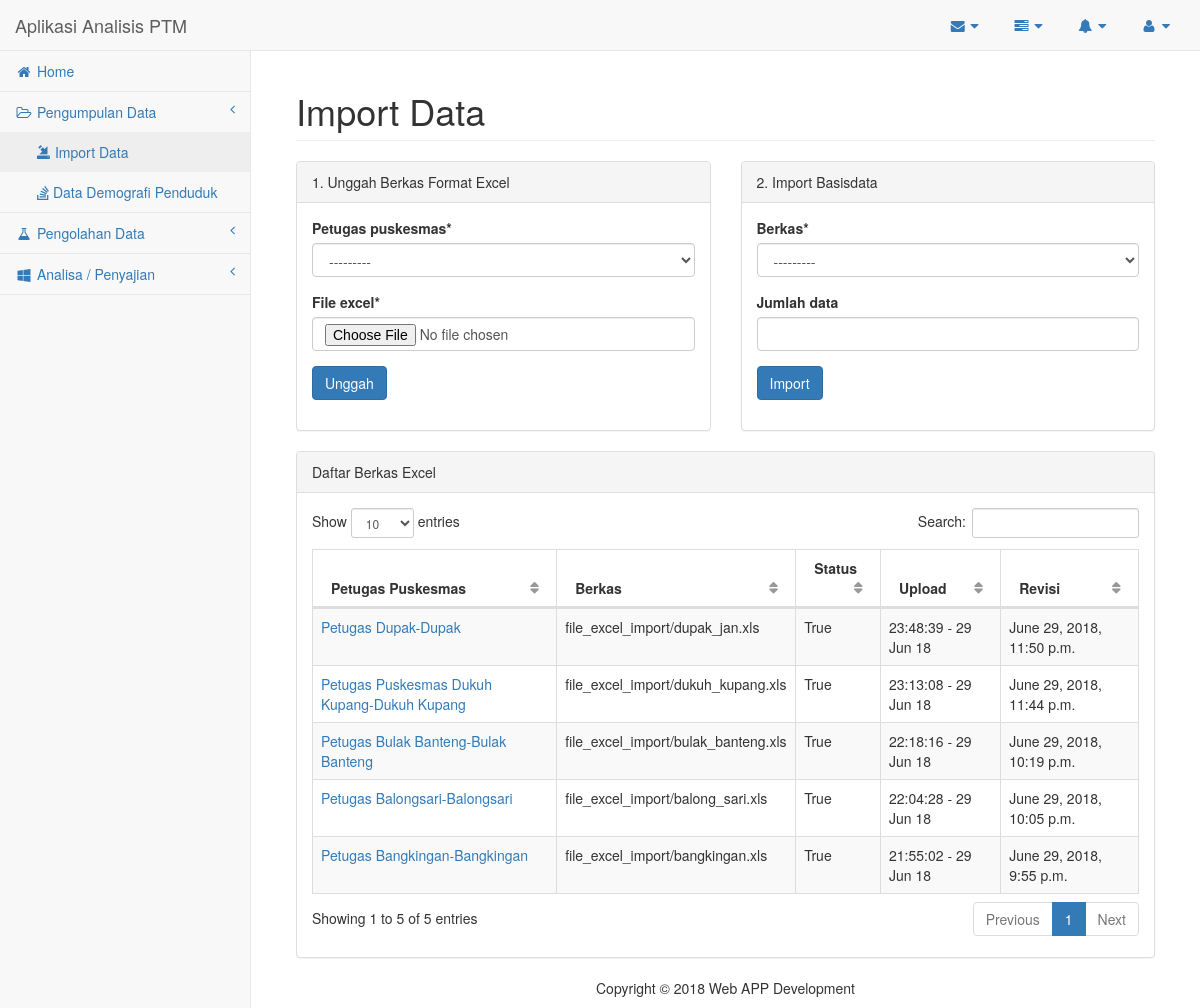
Screenshot of /puskesmas/import/ (signed in) with the database file from the repository.
### puskesmas_app/models.py (models this page shows, shortened)
class DataPemeriksaan(models.Model):
    petugas_puskesmas = models.ForeignKey(PetugasPuskesmas, on_delete=models.CASCADE)
    file_excel = models.FileField(upload_to = 'file_excel_import', unique=True)
    imported_file = models.BooleanField(default=False)
    tanggal_upload = models.DateTimeField(auto_now_add=True, auto_now=False)
    tanggal_revisi = models.DateTimeField(auto_now=True, auto_now_add=False)
    def get_absolute_url(self):
        return reverse('puskesmas_app:data-pemeriksaan-detail',
                       kwargs={'pk': self.pk})

class PetugasPuskesmas(models.Model):
    puskesmas = models.ForeignKey(Puskesmas, on_delete=models.CASCADE,
                                    related_name="puskesmas")
    user_link = models.ForeignKey(User, on_delete=models.CASCADE,
                                    related_name="user_link", null=True)
    nama = models.CharField(max_length=60)
    alamat = models.TextField()
    no_ktp = models.CharField(max_length=30)
    no_hp = models.CharField(max_length=17)
    email = models.EmailField()
    def __str__(self):
        return "{}-{}".format(self.nama, self.puskesmas.nama)

class Puskesmas(models.Model):
    nama = models.CharField(max_length=60)
    kecamatan_kelurahan = models.CharField(max_length=50, choices = KECAMATAN_KELURAHAN_SURABAYA)
    alamat = models.TextField()

### puskesmas_app/views.py (the view, shortened to what this page needs)
# urls.py: path('import/', views.import_data, name='import'),
@login_required
def import_data(request):
    if not request.user.groups.filter(name__in=['puskesmas',]) :
        return HttpResponseForbidden('<h1>403 Forbidden</h1> <a href="/">home</a>', content_type='text/html')
    else:
        dataPemeriksaanAll = DataPemeriksaan.objects.all()
        if 'btn_form' in request.POST:
            form_2 = None
            form = DataPemeriksaanForm(request.POST, request.FILES)
            if form.is_valid():
                form.save()
                return redirect('puskesmas_app:import')
        else:
            form = DataPemeriksaanForm()
            form_2 = ImportFileExcelForm()
        context = {
            'form' : form,
            'form_2' : form_2,
            'dataPemeriksaanObject' : dataPemeriksaanAll,
        }
    template = 'import_data.html'
    return render(request, template, context)

### puskesmas_app/forms.py
class DataPemeriksaanForm(ModelForm):
    class Meta:
        model = DataPemeriksaan
        fields = ('petugas_puskesmas', 'file_excel',)

class ImportFileExcelForm(forms.Form):
    berkas = forms.ModelChoiceField(queryset=DataPemeriksaan.objects.filter(imported_file=False))
    jumlah_data = forms.IntegerField(required=False)

### puskesmas_app/templates/import_data.html (shortened to what this page needs)
{% extends 'base.html' %}
{% load staticfiles %}
{% load crispy_forms_tags %}
{% block css %}
    <link href="{% static 'vendor/datatables-plugins/dataTables.bootstrap.css'%}" rel="stylesheet" />
    <link href="{% static 'vendor/datatables-responsive/dataTables.responsive.css'%}" rel="stylesheet" />
{% endblock css %}
{% block nav %}
    {% include 'snippets/nav.html' %}
{% endblock nav %}
{% block content %}
            <div class="container-fluid">
                <div class="row">
                    <div class="col-lg-12">
                        <h1 class="page-header">Import Data</h1>
                    </div>
                </div>
                <div class="row">
                    <div class="col-lg-6">
                        <div class="panel panel-default">
                        <div class="panel-heading">
                            1. Unggah Berkas Format Excel
                        </div>
                        <div class="panel-body">
                            <div class="form-group">
                                <form method="POST" class="post-form" enctype="multipart/form-data" id="form" name="form">{% csrf_token %}
                                    {{ form | crispy}}
                                    <button type="submit" class="save btn btn-primary" name="btn_form">Unggah</button>
                                </form>
                            </div>
                        </div>
                    </div>
                    </div>
                    <div class="col-lg-6">
                        <div class="panel panel-default">
                        <div class="panel-heading">
                            2. Import Basisdata
                        </div>
                        <div class="panel-body">
                            <div class="form-group">
                                <form method="POST" class="post-form" id="form_2" name="form_2">{% csrf_token %}
                                    {{ form_2 | crispy }}
                                    <button type="submit" class="save btn btn-primary" name="btn_form_2">Import</button>
                                </form>
                            </div>
                        </div>
                    </div>
                    </div>
                </div>
                <div class="row">
                <div class="col-lg-12">
                    <div class="panel panel-default">
                        <div class="panel-heading">
                            Daftar Berkas Excel
                        </div>
                        <div class="panel-body">
                            <table width="100%" class="table table-striped table-bordered table-hover" id="dataTables-example">
                                <thead>
                                    <tr>
                                        <th>Petugas Puskesmas</th>
                                        <th>Berkas</th>
                                        <th>Status</th>
                                        <th>Upload</th>
                                        <th>Revisi</th>
                                    </tr>
                                </thead>
                                <tbody>
                                {% for data in dataPemeriksaanObject %}
                                    <tr>
                                        <td>
                                            <a href="{{ data.get_absolute_url }}">
                                                {{ data.petugas_puskesmas }}
                                            </a>
                                        </td>
                                        <td>{{ data.file_excel }}</td>
                                        <td>{{ data.imported_file }}</td>
                                        <td>{{ data.tanggal_upload | date:"H:i:s - d M y" }} </td>
                                        <td>{{ data.tanggal_revisi }}</td>
                                    </tr>
                                {% endfor %}
                                </tbody>
                            </table>
                        </div>
                    </div>
                </div>
            </div>
            </div>
{%  endblock content %}
{% block footer_inside %}
    {% include 'snippets/footer.html' %}
{% endblock footer_inside %}

### templates/base.html (shortened to what this page needs)
{% load staticfiles %}
<!DOCTYPE html>
<html lang="en">
<head>
    <link rel="stylesheet" href="{% static 'css/main.css'%}"/>
    <link href="{% static 'vendor/bootstrap/css/bootstrap.min.css'%}" rel="stylesheet" />
    <link href="{% static 'vendor/metisMenu/metisMenu.min.css'%}" rel="stylesheet" />
    {% block css %}
    {% endblock css %}
    <link href="{% static 'dist/css/sb-admin-2.min.css'%}" rel="stylesheet" />
    <link href="{% static 'vendor/font-awesome/css/font-awesome.min.css'%}" rel="stylesheet" />
    <link href="{% static 'css/main.css'%}" rel="stylesheet" />
</head>
<body>
<div id="wrapper">
    {% block nav %}{% endblock nav %}
    <div id="page-wrapper">
        {% block content %}{% endblock content%}
        {% block footer_inside %}{% endblock footer_inside %}
    </div>
</body>
</html>

### templates/snippets/nav.html (shortened to what this page needs)
        <nav class="navbar navbar-default navbar-static-top" role="navigation" style="margin-bottom: 0">
            <div class="navbar-header">
                <a class="navbar-brand" href="{% url 'home' %}">Aplikasi Analisis PTM</a>
            </div>
            <ul class="nav navbar-top-links navbar-right">
                <li class="dropdown">
                    <a class="dropdown-toggle" data-toggle="dropdown" href="#">
                        <i class="fa fa-envelope fa-fw"></i> <i class="fa fa-caret-down"></i>
                    </a>
                </li>
                <li class="dropdown">
                    <a class="dropdown-toggle" data-toggle="dropdown" href="#">
                        <i class="fa fa-tasks fa-fw"></i> <i class="fa fa-caret-down"></i>
                    </a>
                </li>
                <li class="dropdown">
                    <a class="dropdown-toggle" data-toggle="dropdown" href="#">
                        <i class="fa fa-bell fa-fw"></i> <i class="fa fa-caret-down"></i>
                    </a>
                </li>
                <li class="dropdown">
                    <a class="dropdown-toggle" data-toggle="dropdown" href="#">
                        <i class="fa fa-user fa-fw"></i> <i class="fa fa-caret-down"></i>
                    </a>
                </li>
            </ul>
            <div class="navbar-default sidebar" role="navigation">
                <div class="sidebar-nav navbar-collapse">
                    <ul class="nav" id="side-menu">
                        <li>
                            <a href="{% url 'home' %}"><i class="fa fa-home fa-fw"></i> Home </a>
                        </li>
                        <li>
                            <a href="#"><i class="fa fa-folder-open-o fa-fw"></i> Pengumpulan Data<span class="fa arrow"></span></a>
                            <ul class="nav nav-second-level">
                                <li>
                                    <a href="{% url 'puskesmas_app:import' %}"><i class="glyphicon glyphicon-import "></i> Import Data</a>
                                </li>
                                <li>
                                    <a href="{% url 'puskesmas_app:penduduk' %}"><i class="fa fa-stack-overflow "></i> Data Demografi Penduduk</a>
                                </li>
                            </ul>
                        </li>
                        <li>
                            <a href="#"><i class="fa fa-flask fa-fw"></i> Pengolahan Data<span class="fa arrow"></span></a>
                        </li>
                        <li>
                            <a href="#"><i class="fa fa-windows fa-fw"></i> Analisa / Penyajian<span class="fa arrow"></span></a>
                        </li>
                    </ul>
                </div>
            </div>
        </nav>

### templates/snippets/footer.html
    <div class="row">
        <div class="col-lg-12">
            <div id="footer">
            <p class="text-center"> Copyright &copy; 2018 Web APP Development</p>
            </div>
            </div>
        </div>
    </div>

### rows the page displays
DataPemeriksaan: petugas_puskesmas "Petugas Bangkingan-Bangkingan", file_excel "file_excel_import/bangkingan.xls", imported_file "True", tanggal_upload "21:55:02 - 29 Jun 18", tanggal_revisi "June 29, 2018, 9:55 p.m."
DataPemeriksaan: petugas_puskesmas "Petugas Balongsari-Balongsari", file_excel "file_excel_import/balong_sari.xls", imported_file "True", tanggal_upload "22:04:28 - 29 Jun 18", tanggal_revisi "June 29, 2018, 10:05 p.m."
DataPemeriksaan: petugas_puskesmas "Petugas Bulak Banteng-Bulak Banteng", file_excel "file_excel_import/bulak_banteng.xls", imported_file "True", tanggal_upload "22:18:16 - 29 Jun 18", tanggal_revisi "June 29, 2018, 10:19 p.m."
DataPemeriksaan: petugas_puskesmas "Petugas Puskesmas Dukuh Kupang-Dukuh Kupang", file_excel "file_excel_import/dukuh_kupang.xls", imported_file "True", tanggal_upload "23:13:08 - 29 Jun 18", tanggal_revisi "June 29, 2018, 11:44 p.m."
DataPemeriksaan: petugas_puskesmas "Petugas Dupak-Dupak", file_excel "file_excel_import/dupak_jan.xls", imported_file "True", tanggal_upload "23:48:39 - 29 Jun 18", tanggal_revisi "June 29, 2018, 11:50 p.m."
